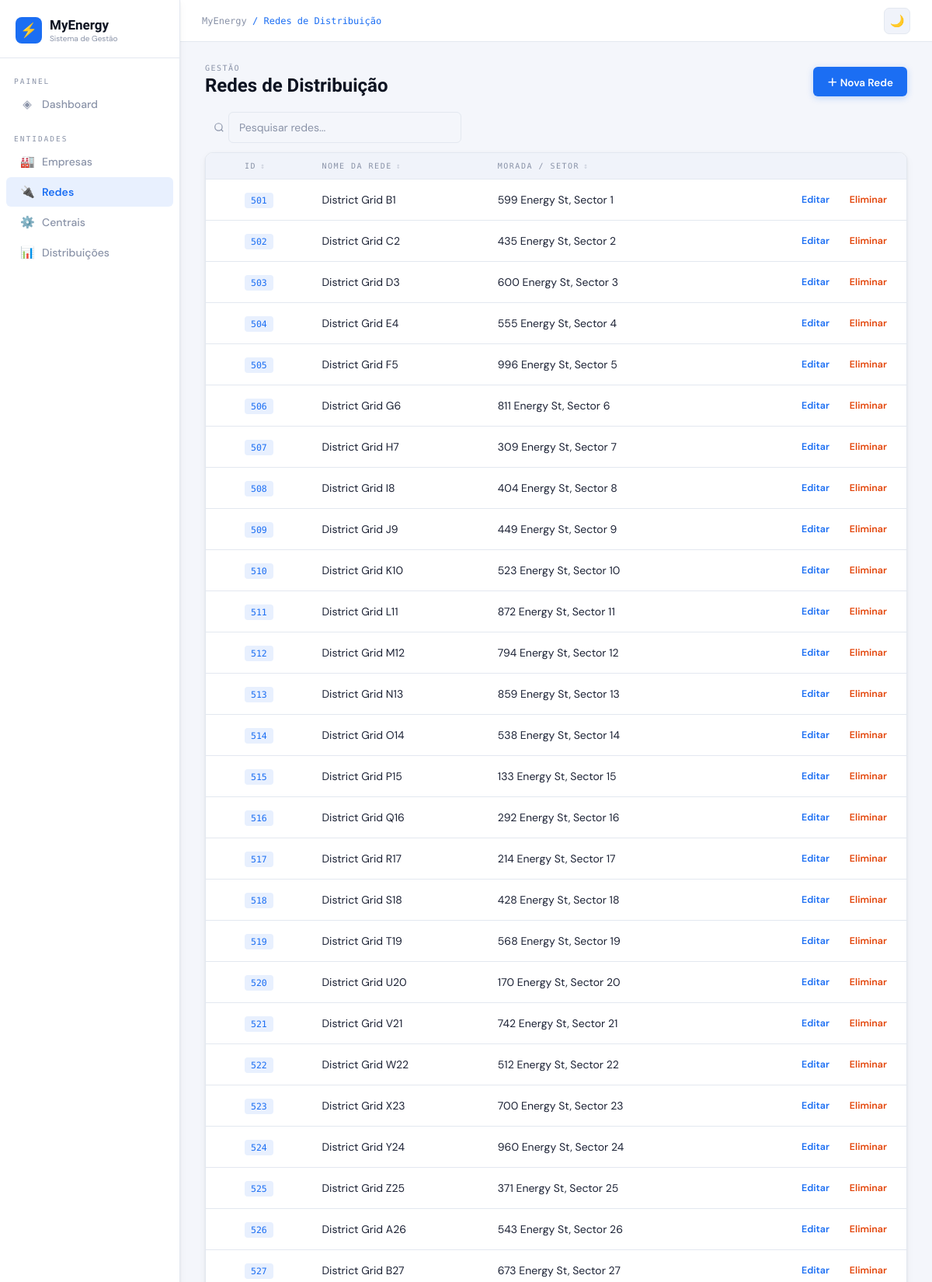
The page /grids (signed in, upper part) on the database its author committed.
### tables this page shows
CREATE TABLE "Grid" (
"grid_id" INTEGER,
  "grid_name" TEXT,
  "grid_address" TEXT
);

### app.py (the view)
@app.route('/grids')
@login_required
def grids():
    con = get_db()
    rows = con.execute('SELECT grid_id, grid_name, grid_address FROM Grid WHERE grid_id IS NOT NULL ORDER BY grid_id').fetchall()
    con.close()
    return render_template('grids/list.html', rows=rows)

### app.py (called while the page is built)
def get_db():
    con = sqlite3.connect(DB_PATH)
    con.row_factory = sqlite3.Row
    return con

def login_required(f):
    @wraps(f)
    def wrapped(*a, **kw):
        if 'username' not in session:
            flash('Faça login para continuar.', 'error')
            return redirect(url_for('login'))
        return f(*a, **kw)
    return wrapped

### templates/grids/list.html (shortened to what this page needs)
{% extends 'base.html' %}
{% block breadcrumb %}Redes de Distribuição{% endblock %}
{% block content %}
<div class="page-header">
  <div class="page-title"><small>Gestão</small>Redes de Distribuição</div>
  {% if session.role == 'admin' %}<a href="{{ url_for('grid_new') }}" class="btn btn-primary">＋ Nova Rede</a>{% endif %}
</div>
<div class="table-section">
  <div class="table-toolbar">
    <div class="search-wrap">
      <span class="search-icon"><svg width="14" height="14" viewBox="0 0 24 24" fill="none" stroke="currentColor" stroke-width="2"><circle cx="11" cy="11" r="8"/><path d="M21 21l-4.35-4.35"/></svg></span>
      <input class="table-search" type="text" placeholder="Pesquisar redes..." style="margin-left: 30px;">
    </div>
  </div>
  <div class="table-wrap">
    <table class="enhanced-table">
      <thead><tr>
        {% if session.role == 'admin' %}<th class="check-th"></th>{% endif %}
        <th data-col="{{ 1 if session.role == 'admin' else 0 }}">ID</th>
        <th data-col="{{ 2 if session.role == 'admin' else 1 }}">Nome da Rede</th>
        <th data-col="{{ 3 if session.role == 'admin' else 2 }}">Morada / Setor</th>
        {% if session.role == 'admin' %}<th></th>{% endif %}
      </tr></thead>
      <tbody>
        {% for r in rows %}
        <tr data-id="{{ r.grid_id }}">
          {% if session.role == 'admin' %}<td class="check-td"></td>{% endif %}
          <td><span class="id-badge">{{ r.grid_id }}</span></td>
          <td>{{ r.grid_name }}</td>
          <td>{{ r.grid_address or '—' }}</td>
          {% if session.role == 'admin' %}
          <td class="td-actions">
            <a href="{{ url_for('grid_edit', gid=r.grid_id) }}" class="btn btn-edit">Editar</a>
            <form method="post" action="{{ url_for('grid_delete', gid=r.grid_id) }}" style="display:inline" onsubmit="return confirm('Eliminar «{{ r.grid_name }}»?')">
              <button type="submit" class="btn btn-danger">Eliminar</button>
            </form>
          </td>
          {% endif %}
        </tr>
        {% else %}
        <tr><td colspan="5"><div class="empty-state"><div class="empty-icon">🔌</div><p>Nenhuma rede registada.</p></div></td></tr>
        {% endfor %}
      </tbody>
    </table>
  </div>
</div>
{% endblock %}

### templates/base.html (style rules this page uses)
[data-theme="light"] { --bg:#f4f6fb; --surface:#fff; --panel:#f0f3fa; --border:#e3e8f0; --accent:#1b6ef3; --accent-l:#e8f0fe; --green:#0e9f6e; --green-l:#e6f9f2; --warn:#e3450a; --warn-l:#fef0eb; --text:#1c2235; --muted:#8a93a8; --heading:#0d1321; --shadow:0 1px 3px rgba(0,0,0,.07),0 4px 12px rgba(0,0,0,.04); --input-bg:#f4f6fb; }
*,*::before,*::after { box-sizing:border-box;margin:0;padding:0 }
body { font-family:'DM Sans',sans-serif;background:var(--bg);color:var(--text);min-height:100vh;display:flex;transition:background .2s,color .2s }
.page-header { display:flex;align-items:flex-end;justify-content:space-between;margin-bottom:20px }
.page-title { font-family:'Sora',sans-serif;font-size:24px;font-weight:700;color:var(--heading) }
.page-title small { display:block;font-family:'DM Mono',monospace;font-size:10px;color:var(--muted);font-weight:400;letter-spacing:1.5px;text-transform:uppercase;margin-bottom:3px }
.btn { display:inline-flex;align-items:center;gap:6px;padding:9px 18px;font-family:'DM Sans',sans-serif;font-size:13.5px;font-weight:600;border:none;cursor:pointer;text-decoration:none;transition:all .13s;border-radius:6px }
.btn-primary { background:var(--accent);color:#fff;box-shadow:0 2px 8px rgba(27,110,243,.25) }
.btn-danger { background:transparent;color:var(--warn);border:1px solid transparent;padding:5px 10px;font-size:12.5px;border-radius:5px }
.btn-edit { background:transparent;color:var(--accent);border:1px solid transparent;padding:5px 10px;font-size:12.5px;border-radius:5px }
.table-toolbar { display:flex;align-items:center;gap:12px;margin-bottom:12px;flex-wrap:wrap }
.search-wrap { position:relative;flex:1;min-width:180px;max-width:300px }
.search-icon { position:absolute;left:11px;top:50%;transform:translateY(-50%);display:flex;align-items:center;pointer-events:none;color:var(--muted);z-index:1;line-height:0 }
.table-search { width:100%;background:var(--surface);border:1.5px solid var(--border);color:var(--text);padding:8px 12px 8px 34px;font-family:'DM Sans',sans-serif;font-size:13.5px;border-radius:7px;outline:none;transition:border-color .13s }
.table-search::placeholder { color:var(--muted) }
.table-wrap { background:var(--surface);border:1px solid var(--border);border-radius:10px;overflow:hidden;box-shadow:var(--shadow) }
table { width:100%;border-collapse:collapse }
thead { background:var(--panel) }
th { padding:11px 14px;font-family:'DM Mono',monospace;font-size:10px;letter-spacing:1.5px;text-transform:uppercase;color:var(--muted);text-align:left;border-bottom:1px solid var(--border);font-weight:500;white-space:nowrap }
th.sortable-col { cursor:pointer;user-select:none;transition:color .12s }
td { padding:12px 14px;font-size:14px;border-bottom:1px solid var(--border);vertical-align:middle }
.id-badge { font-family:'DM Mono',monospace;font-size:11.5px;color:var(--accent);background:var(--accent-l);padding:3px 8px;border-radius:4px }
.td-actions { text-align:right;white-space:nowrap }
.check-th,.check-td { width:36px;padding:0 4px 0 10px !important }
input[type="text"],input[type="date"],input[type="number"],input[type="password"],select,textarea { width:100%;background:var(--input-bg);border:1.5px solid var(--border);color:var(--text);padding:10px 13px;font-family:'DM Sans',sans-serif;font-size:14px;outline:none;transition:border-color .13s,box-shadow .13s;border-radius:6px;appearance:none }

### rows shown on the page
Grid: grid_id "501", grid_name "District Grid B1", grid_address "599 Energy St, Sector 1"
Grid: grid_id "502", grid_name "District Grid C2", grid_address "435 Energy St, Sector 2"
Grid: grid_id "503", grid_name "District Grid D3", grid_address "600 Energy St, Sector 3"
Grid: grid_id "504", grid_name "District Grid E4", grid_address "555 Energy St, Sector 4"
Grid: grid_id "505", grid_name "District Grid F5", grid_address "996 Energy St, Sector 5"
Grid: grid_id "506", grid_name "District Grid G6", grid_address "811 Energy St, Sector 6"
Grid: grid_id "507", grid_name "District Grid H7", grid_address "309 Energy St, Sector 7"
Grid: grid_id "508", grid_name "District Grid I8", grid_address "404 Energy St, Sector 8"
Grid: grid_id "509", grid_name "District Grid J9", grid_address "449 Energy St, Sector 9"
Grid: grid_id "510", grid_name "District Grid K10", grid_address "523 Energy St, Sector 10"
Grid: grid_id "511", grid_name "District Grid L11", grid_address "872 Energy St, Sector 11"
Grid: grid_id "512", grid_name "District Grid M12", grid_address "794 Energy St, Sector 12"
Grid: grid_id "513", grid_name "District Grid N13", grid_address "859 Energy St, Sector 13"
Grid: grid_id "514", grid_name "District Grid O14", grid_address "538 Energy St, Sector 14"
Grid: grid_id "515", grid_name "District Grid P15", grid_address "133 Energy St, Sector 15"
Grid: grid_id "516", grid_name "District Grid Q16", grid_address "292 Energy St, Sector 16"
Grid: grid_id "517", grid_name "District Grid R17", grid_address "214 Energy St, Sector 17"
Grid: grid_id "518", grid_name "District Grid S18", grid_address "428 Energy St, Sector 18"
Grid: grid_id "519", grid_name "District Grid T19", grid_address "568 Energy St, Sector 19"
Grid: grid_id "520", grid_name "District Grid U20", grid_address "170 Energy St, Sector 20"
Grid: grid_id "521", grid_name "District Grid V21", grid_address "742 Energy St, Sector 21"
Grid: grid_id "522", grid_name "District Grid W22", grid_address "512 Energy St, Sector 22"
Grid: grid_id "523", grid_name "District Grid X23", grid_address "700 Energy St, Sector 23"
Grid: grid_id "524", grid_name "District Grid Y24", grid_address "960 Energy St, Sector 24"
Grid: grid_id "525", grid_name "District Grid Z25", grid_address "371 Energy St, Sector 25"
Grid: grid_id "526", grid_name "District Grid A26", grid_address "543 Energy St, Sector 26"
Grid: grid_id "527", grid_name "District Grid B27", grid_address "673 Energy St, Sector 27"
